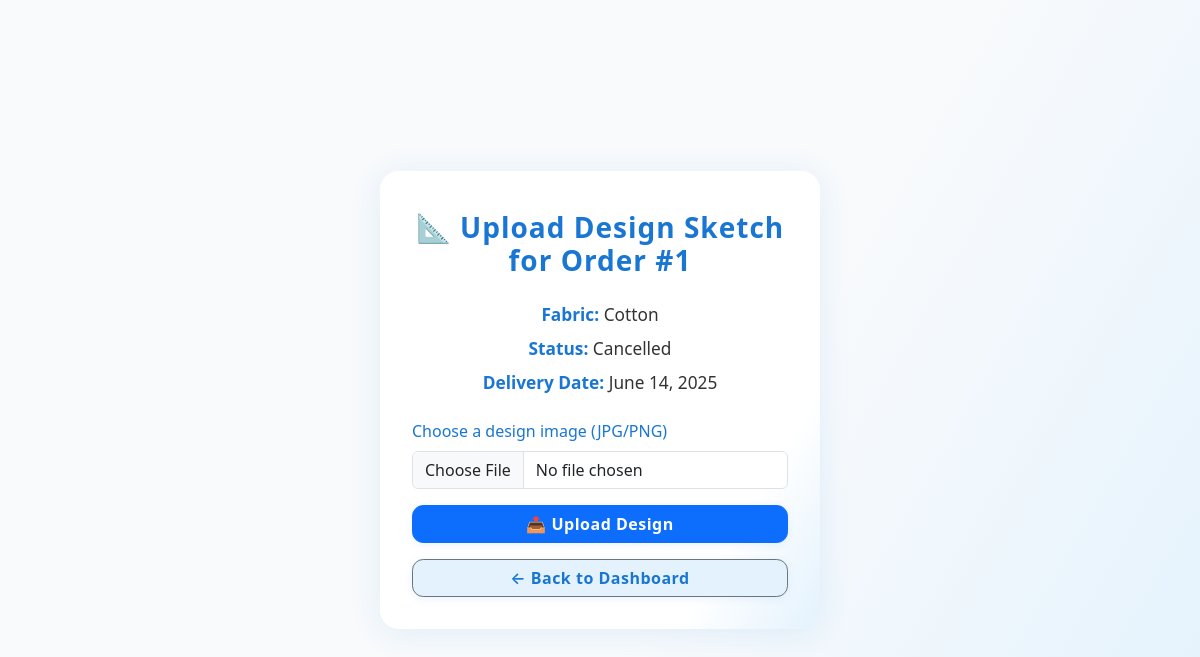
The page /order/1/design/ on the database its author committed.
### core/models.py (models this page shows, shortened)
class Order(models.Model):
    customer = models.ForeignKey(Customer, on_delete=models.CASCADE)
    fabric = models.ForeignKey(Fabric, on_delete=models.SET_NULL, null=True)
    tailor = models.ForeignKey(Tailor, on_delete=models.SET_NULL, null=True)
    style_notes = models.TextField()
    measurement = models.ForeignKey(Measurement, on_delete=models.SET_NULL, null=True)
    status = models.CharField(max_length=20, choices=ORDER_STATUS_CHOICES, default="Received")
    order_date = models.DateTimeField(auto_now_add=True)
    delivery_date = models.DateField()
    created_at = models.DateTimeField (auto_now_add=True)
    design_image = models.ImageField(upload_to='designs/', null=True, blank=True,  help_text="Customer uploaded design sketch or reference image")

class Fabric(models.Model):
    name = models.CharField(max_length=100)
    quantity_in_meters = models.FloatField()
    price_per_meter = models.FloatField()

### core/views.py (the view)
# urls.py: path('order/<int:order_id>/design/', views.customer_order_detail, name='customer_order_detail'),
def customer_order_detail(request, order_id):
    order = get_object_or_404(Order, id=order_id)
    if request.method == 'POST' and request.FILES.get('design_image'):
        order.design_image = request.FILES['design_image']
        order.save()
        return redirect('customer_order_detail', order_id=order.id)
    return render(request, 'core/customer_order_detail.html', {'order': order})

### core/templates/core/customer_order_detail.html (shortened to what this page needs)
<!DOCTYPE html>
<html>
<head>
    <link href="https://cdn.jsdelivr.net/npm/bootstrap@5.3.0/dist/css/bootstrap.min.css" rel="stylesheet">
</head>
<body>
<div class="upload-design-card">
    <h3>📐 Upload Design Sketch for Order #{{ order.id }}</h3>
    <div class="order-info mb-4 text-center">
        <p><strong>Fabric:</strong> {{ order.fabric.name }}</p>
        <p><strong>Status:</strong> {{ order.status }}</p>
        <p><strong>Delivery Date:</strong> {{ order.delivery_date }}</p>
    </div>
    <form method="POST" enctype="multipart/form-data" class="mt-3">
        <div class="mb-3">
            <label for="designImage" class="form-label">Choose a design image (JPG/PNG)</label>
            <input type="file" name="design_image" accept="image/*" class="form-control" required>
        </div>
        <button type="submit" class="btn btn-primary">📤 Upload Design</button>
    </form>
    <a href="{% url 'customer_dashboard' %}" class="btn btn-secondary mt-3">← Back to Dashboard</a>
</div>
</body>
</html>

### core/templates/core/customer_order_detail.html (style rules this page uses)
body { background: linear-gradient(120deg, #f8fafc 60%, #e3f2fd 100%); min-height: 100vh; display: flex; align-items: center; justify-content: center; }
.upload-design-card { background: linear-gradient(120deg, #fff 80%, #e3f2fd 100%); border-radius: 1.2rem; box-shadow: 0 4px 32px rgba(25,118,210,0.10); padding: 2.5rem 2rem 2rem 2rem; max-width: 440px; margin: 2.5rem auto; animation: fadeInUp 1s both; border: none; }
h3 { color: #1976d2; font-weight: bold; letter-spacing: 1px; margin-bottom: 1.5rem; text-align: center; animation: fadeInDown 1s both; }
.order-info p { margin-bottom: 0.5rem; color: #333; font-size: 1.08rem; }
.order-info strong { color: #1976d2; }
.form-label { color: #1976d2; font-weight: 500; }
.btn-primary, .btn-secondary { border-radius: 0.7rem; font-weight: 600; letter-spacing: 0.5px; transition: box-shadow 0.3s, background 0.3s, color 0.2s, transform 0.2s; box-shadow: 0 2px 8px rgba(25,118,210,0.08); width: 100%; }
.btn-secondary { background: #e3f2fd; color: #1976d2; margin-top: 1rem; }

### rows shown on the page
Order: id "1", fabric.name "Cotton", status "Cancelled", delivery_date "June 14, 2025"
